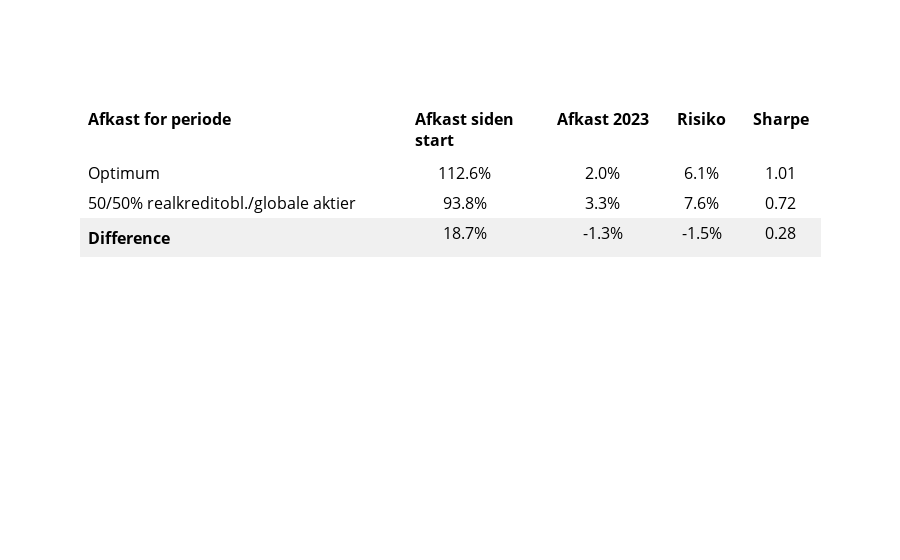

The cell this chart's notebook holds for it:
### Code cell
colors = ['white', 'white', '#F0F0F0']
data = {'Color' : colors}
df = pd.DataFrame(data)

ValuesOpti=[["Optimum", "50/50% realkreditobl./globale aktier", "<b>Difference</b>"],
        ["{:.1%}".format(round(AfkastTotal5050Optimum,3)),"{:.1%}".format(round(AfkastTotal5050BM,3)), "{:.1%}".format(round(AfkastTotal5050Optimum-AfkastTotal5050BM,3))],
        ["{:.1%}".format(round(AfkastATD5050Optimum,3)), "{:.1%}".format(round(AfkastATD5050BM,3)),  "{:.1%}".format(round(AfkastATD5050Optimum-AfkastATD5050BM,3))],
        ["{:.1%}".format(round(StdAfkastOptimum5050,3)), "{:.1%}".format(round(StdAfkastBM5050,3)),  "{:.1%}".format(round(StdAfkastOptimum5050-StdAfkastBM5050,3))],
        ["{:.2f}".format(round(SharpeOptimum5050, 2)), "{:.2f}".format(round(SharpeBM5050, 2)), "{:.2f}".format(round(SharpeOptimum5050-SharpeBM5050, 2))]]


def Table(FigurNavn, Values):
    Header=["<b>Afkast for periode</b>", "<b>Afkast siden start</b>", "<b>Afkast 2023</b>", "<b>Risiko</b>", "<b>Sharpe</b>"]
    TableFig = go.Figure(data=[go.Table(
        columnwidth = [310,160,120,80,80],
        header=dict(
        values=Header, 
        align=['left','center'],
        fill_color="white",
        font=dict(color='black', size=16)
        ),
        cells=dict(values=Values, 
        align=['left','center'],
        height=30,
        line_color=[df.Color],
        fill_color=[df.Color],
        font=dict(color='black', size=16)))])
    TableFig.show()
    TableFig.update_layout(width=700, height=150, margin={"l":0,"r":0,"t":0,"b":0}, font_family="Grandview")


Table("OptimumTest", ValuesOpti)

### Figure 1 — Plotly figure (JSON) as saved in the notebook; plotly's stock layout.template omitted (floating-point values rounded to 4 significant figures)
{"data": [{"cells": {"align": ["left", "center"], "fill": {"color": [["white", "white", "#F0F0F0"]]}, "font": {"color": "black", "size": 16}, "height": 30, "line": {"color": [["white", "white", "#F0F0F0"]]}, "values": [["Optimum", "50/50% realkreditobl./globale aktier", "<b>Difference</b>"], ["112.6%", "93.8%", "18.7%"], ["2.0%", "3.3%", "-1.3%"], ["6.1%", "7.6%", "-1.5%"], ["1.01", "0.72", "0.28"]]}, "columnwidth": [310, 160, 120, 80, 80], "header": {"align": ["left", "center"], "fill": {"color": "white"}, "font": {"color": "black", "size": 16}, "values": ["<b>Afkast for periode</b>", "<b>Afkast siden start</b>", "<b>Afkast 2023</b>", "<b>Risiko</b>", "<b>Sharpe</b>"]}, "type": "table"}], "layout": {}}
